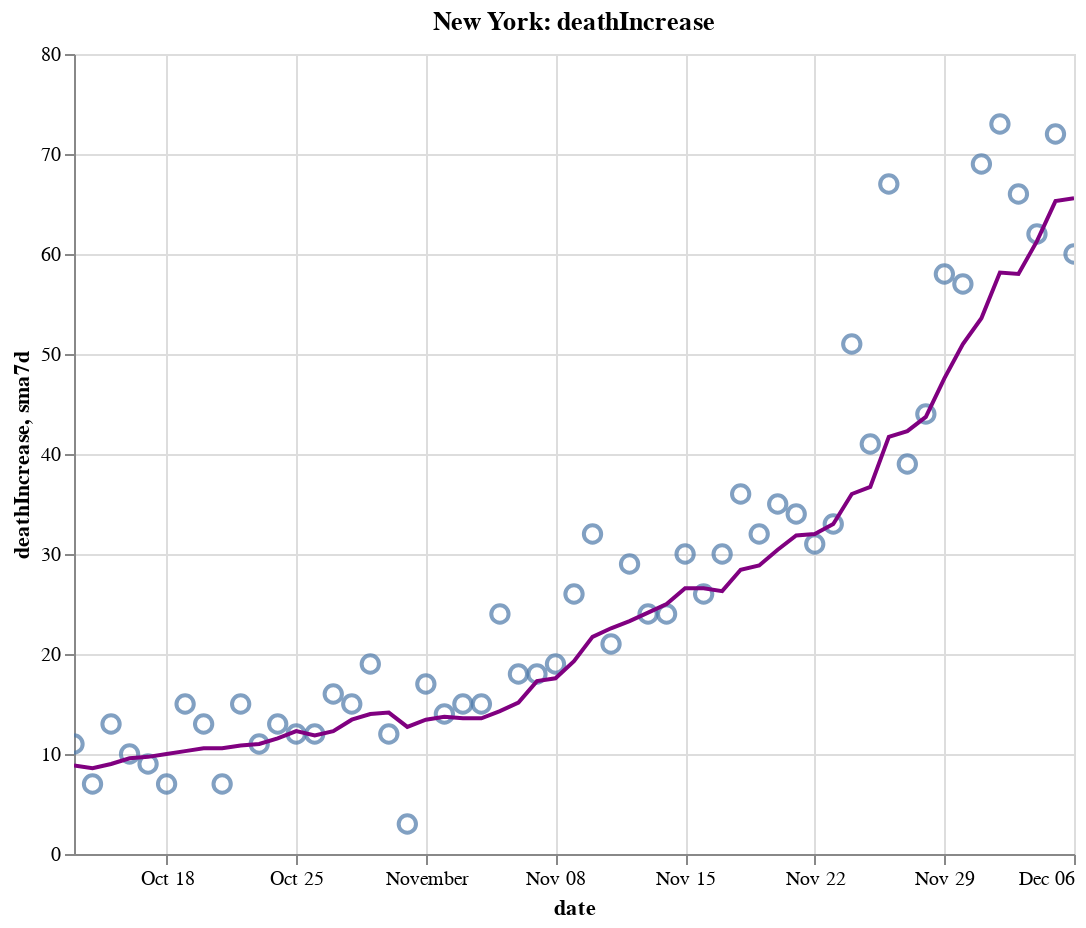

Here is the notebook cell this chart was saved with:
### Code cell
create_plot(ny, 'deathIncrease')

### Figure 1 — Vega-Lite specification as saved in the notebook (floating-point values rounded to 4 significant figures)
{"config": {"view": {"continuousWidth": 400, "continuousHeight": 300}}, "layer": [{"layer": [{"mark": {"type": "point", "size": 75}, "encoding": {"tooltip": [{"type": "temporal", "field": "date"}, {"type": "quantitative", "field": "deathIncrease"}, {"type": "quantitative", "field": "sma7d"}], "x": {"type": "temporal", "field": "date"}, "y": {"type": "quantitative", "field": "deathIncrease"}}, "selection": {"selector012": {"type": "interval", "bind": "scales", "encodings": ["x", "y"]}}}, {"mark": {"type": "line", "color": "purple"}, "encoding": {"x": {"type": "temporal", "field": "date"}, "y": {"type": "quantitative", "field": "sma7d"}}}]}, {"mark": {"type": "rule", "color": "#aaa"}, "encoding": {"x": {"type": "temporal", "field": "date"}}, "transform": [{"filter": {"selection": "selector011"}}]}, {"mark": "circle", "encoding": {"opacity": {"condition": {"value": 1, "selection": "selector011"}, "value": 0}, "tooltip": [{"type": "temporal", "field": "date"}, {"type": "quantitative", "field": "deathIncrease"}, {"type": "quantitative", "field": "sma7d"}], "x": {"type": "temporal", "field": "date"}, "y": {"type": "quantitative", "field": "deathIncrease"}}, "selection": {"selector011": {"type": "single", "encodings": ["x"], "on": "mouseover", "nearest": true, "empty": "none"}}}, {"mark": {"type": "text", "align": "left", "dx": 5, "dy": -5, "stroke": "white", "strokeWidth": 2}, "encoding": {"text": {"type": "quantitative", "field": "deathIncrease"}, "tooltip": [{"type": "temporal", "field": "date"}, {"type": "quantitative", "field": "deathIncrease"}, {"type": "quantitative", "field": "sma7d"}], "x": {"type": "temporal", "field": "date"}, "y": {"type": "quantitative", "field": "deathIncrease"}}, "transform": [{"filter": {"selection": "selector011"}}]}, {"mark": {"type": "text", "align": "left", "dx": 5, "dy": -5}, "encoding": {"text": {"type": "quantitative", "field": "deathIncrease"}, "tooltip": [{"type": "temporal", "field": "date"}, {"type": "quantitative", "field": "deathIncrease"}, {"type": "quantitative", "field": "sma7d"}], "x": {"type": "temporal", "field": "date"}, "y": {"type": "quantitative", "field": "deathIncrease"}}, "transform": [{"filter": {"selection": "selector011"}}]}], "data": {"name": "data-290b19d510f1fedeecfa700948fb1e4d"}, "height": 400, "title": "New York: deathIncrease", "width": 500, "$schema": "https://vega.github.io/schema/vega-lite/v4.8.1.json", "datasets": {"data-290b19d510f1fedeecfa700948fb1e4d": [{"date": "2020-10-13T00:00:00", "totalTestResultsIncrease": 99070.0, "positiveIncrease": 1393.0, "death": 25600.0, "deathIncrease": 11.0, "positiveRate": 0.014, "state": "New York", "sma7d": 8.857}, {"date": "2020-10-14T00:00:00", "totalTestResultsIncrease": 111700.0, "positiveIncrease": 1232.0, "death": 25600.0, "deathIncrease": 7.0, "positiveRate": 0.011, "state": "New York", "sma7d": 8.571}, {"date": "2020-10-15T00:00:00", "totalTestResultsIncrease": 133200.0, "positiveIncrease": 1460.0, "death": 25620.0, "deathIncrease": 13.0, "positiveRate": 0.011, "state": "New York", "sma7d": 9.0}, {"date": "2020-10-16T00:00:00", "totalTestResultsIncrease": 136000.0, "positiveIncrease": 1707.0, "death": 25630.0, "deathIncrease": 10.0, "positiveRate": 0.013, "state": "New York", "sma7d": 9.571}, {"date": "2020-10-17T00:00:00", "totalTestResultsIncrease": 160000.0, "positiveIncrease": 1784.0, "death": 25640.0, "deathIncrease": 9.0, "positiveRate": 0.011, "state": "New York", "sma7d": 9.714}, {"date": "2020-10-18T00:00:00", "totalTestResultsIncrease": 128800.0, "positiveIncrease": 1390.0, "death": 25640.0, "deathIncrease": 7.0, "positiveRate": 0.011, "state": "New York", "sma7d": 10.0}, {"date": "2020-10-19T00:00:00", "totalTestResultsIncrease": 82010.0, "positiveIncrease": 998.0, "death": 25660.0, "deathIncrease": 15.0, "positiveRate": 0.012, "state": "New York", "sma7d": 10.29}, {"date": "2020-10-20T00:00:00", "totalTestResultsIncrease": 90540.0, "positiveIncrease": 1201.0, "death": 25670.0, "deathIncrease": 13.0, "positiveRate": 0.013, "state": "New York", "sma7d": 10.57}, {"date": "2020-10-21T00:00:00", "totalTestResultsIncrease": 124800.0, "positiveIncrease": 2026.0, "death": 25680.0, "deathIncrease": 7.0, "positiveRate": 0.016, "state": "New York", "sma7d": 10.57}, {"date": "2020-10-22T00:00:00", "totalTestResultsIncrease": 135300.0, "positiveIncrease": 1628.0, "death": 25690.0, "deathIncrease": 15.0, "positiveRate": 0.012, "state": "New York", "sma7d": 10.86}, {"date": "2020-10-23T00:00:00", "totalTestResultsIncrease": 141500.0, "positiveIncrease": 1637.0, "death": 25700.0, "deathIncrease": 11.0, "positiveRate": 0.012, "state": "New York", "sma7d": 11.0}, {"date": "2020-10-24T00:00:00", "totalTestResultsIncrease": 156900.0, "positiveIncrease": 2061.0, "death": 25720.0, "deathIncrease": 13.0, "positiveRate": 0.013, "state": "New York", "sma7d": 11.57}, {"date": "2020-10-25T00:00:00", "totalTestResultsIncrease": 120800.0, "positiveIncrease": 1632.0, "death": 25730.0, "deathIncrease": 12.0, "positiveRate": 0.014, "state": "New York", "sma7d": 12.29}, {"date": "2020-10-26T00:00:00", "totalTestResultsIncrease": 82120.0, "positiveIncrease": 1191.0, "death": 25740.0, "deathIncrease": 12.0, "positiveRate": 0.015, "state": "New York", "sma7d": 11.86}, {"date": "2020-10-27T00:00:00", "totalTestResultsIncrease": 111600.0, "positiveIncrease": 1991.0, "death": 25760.0, "deathIncrease": 16.0, "positiveRate": 0.018, "state": "New York", "sma7d": 12.29}, {"date": "2020-10-28T00:00:00", "totalTestResultsIncrease": 129700.0, "positiveIncrease": 2031.0, "death": 25770.0, "deathIncrease": 15.0, "positiveRate": 0.016, "state": "New York", "sma7d": 13.43}, {"date": "2020-10-29T00:00:00", "totalTestResultsIncrease": 168400.0, "positiveIncrease": 2499.0, "death": 25790.0, "deathIncrease": 19.0, "positiveRate": 0.015, "state": "New York", "sma7d": 14.0}, {"date": "2020-10-30T00:00:00", "totalTestResultsIncrease": 146900.0, "positiveIncrease": 2255.0, "death": 25800.0, "deathIncrease": 12.0, "positiveRate": 0.015, "state": "New York", "sma7d": 14.14}, {"date": "2020-10-31T00:00:00", "totalTestResultsIncrease": 137000.0, "positiveIncrease": 2049.0, "death": 25810.0, "deathIncrease": 3.0, "positiveRate": 0.015, "state": "New York", "sma7d": 12.71}, {"date": "2020-11-01T00:00:00", "totalTestResultsIncrease": 148900.0, "positiveIncrease": 2255.0, "death": 25820.0, "deathIncrease": 17.0, "positiveRate": 0.015, "state": "New York", "sma7d": 13.43}, {"date": "2020-11-02T00:00:00", "totalTestResultsIncrease": 96100.0, "positiveIncrease": 1633.0, "death": 25840.0, "deathIncrease": 14.0, "positiveRate": 0.017, "state": "New York", "sma7d": 13.71}, {"date": "2020-11-03T00:00:00", "totalTestResultsIncrease": 127900.0, "positiveIncrease": 2321.0, "death": 25850.0, "deathIncrease": 15.0, "positiveRate": 0.018, "state": "New York", "sma7d": 13.57}, {"date": "2020-11-04T00:00:00", "totalTestResultsIncrease": 133500.0, "positiveIncrease": 2126.0, "death": 25870.0, "deathIncrease": 15.0, "positiveRate": 0.016, "state": "New York", "sma7d": 13.57}, {"date": "2020-11-05T00:00:00", "totalTestResultsIncrease": 161000.0, "positiveIncrease": 2997.0, "death": 25890.0, "deathIncrease": 24.0, "positiveRate": 0.019, "state": "New York", "sma7d": 14.29}, {"date": "2020-11-06T00:00:00", "totalTestResultsIncrease": 160700.0, "positiveIncrease": 3209.0, "death": 25910.0, "deathIncrease": 18.0, "positiveRate": 0.02, "state": "New York", "sma7d": 15.14}, {"date": "2020-11-07T00:00:00", "totalTestResultsIncrease": 163300.0, "positiveIncrease": 3587.0, "death": 25930.0, "deathIncrease": 18.0, "positiveRate": 0.022, "state": "New York", "sma7d": 17.29}, {"date": "2020-11-08T00:00:00", "totalTestResultsIncrease": 145600.0, "positiveIncrease": 3428.0, "death": 25950.0, "deathIncrease": 19.0, "positiveRate": 0.024, "state": "New York", "sma7d": 17.57}, {"date": "2020-11-09T00:00:00", "totalTestResultsIncrease": 111400.0, "positiveIncrease": 3144.0, "death": 25970.0, "deathIncrease": 26.0, "positiveRate": 0.028, "state": "New York", "sma7d": 19.29}, {"date": "2020-11-10T00:00:00", "totalTestResultsIncrease": 128000.0, "positiveIncrease": 3965.0, "death": 26000.0, "deathIncrease": 32.0, "positiveRate": 0.031, "state": "New York", "sma7d": 21.71}, {"date": "2020-11-11T00:00:00", "totalTestResultsIncrease": 164300.0, "positiveIncrease": 4820.0, "death": 26030.0, "deathIncrease": 21.0, "positiveRate": 0.029, "state": "New York", "sma7d": 22.57}, {"date": "2020-11-12T00:00:00", "totalTestResultsIncrease": 162600.0, "positiveIncrease": 4797.0, "death": 26060.0, "deathIncrease": 29.0, "positiveRate": 0.029, "state": "New York", "sma7d": 23.29}, {"date": "2020-11-13T00:00:00", "totalTestResultsIncrease": 203700.0, "positiveIncrease": 5401.0, "death": 26080.0, "deathIncrease": 24.0, "positiveRate": 0.027, "state": "New York", "sma7d": 24.14}, {"date": "2020-11-14T00:00:00", "totalTestResultsIncrease": 184200.0, "positiveIncrease": 5388.0, "death": 26100.0, "deathIncrease": 24.0, "positiveRate": 0.029, "state": "New York", "sma7d": 25.0}, {"date": "2020-11-15T00:00:00", "totalTestResultsIncrease": 133200.0, "positiveIncrease": 3649.0, "death": 26130.0, "deathIncrease": 30.0, "positiveRate": 0.027, "state": "New York", "sma7d": 26.57}, {"date": "2020-11-16T00:00:00", "totalTestResultsIncrease": 124600.0, "positiveIncrease": 3490.0, "death": 26160.0, "deathIncrease": 26.0, "positiveRate": 0.028, "state": "New York", "sma7d": 26.57}, {"date": "2020-11-17T00:00:00", "totalTestResultsIncrease": 159900.0, "positiveIncrease": 5088.0, "death": 26190.0, "deathIncrease": 30.0, "positiveRate": 0.032, "state": "New York", "sma7d": 26.29}, {"date": "2020-11-18T00:00:00", "totalTestResultsIncrease": 154400.0, "positiveIncrease": 5294.0, "death": 26220.0, "deathIncrease": 36.0, "positiveRate": 0.034, "state": "New York", "sma7d": 28.43}, {"date": "2020-11-19T00:00:00", "totalTestResultsIncrease": 195200.0, "positiveIncrease": 5310.0, "death": 26260.0, "deathIncrease": 32.0, "positiveRate": 0.027, "state": "New York", "sma7d": 28.86}, {"date": "2020-11-20T00:00:00", "totalTestResultsIncrease": 205500.0, "positiveIncrease": 5468.0, "death": 26290.0, "deathIncrease": 35.0, "positiveRate": 0.027, "state": "New York", "sma7d": 30.43}, {"date": "2020-11-21T00:00:00", "totalTestResultsIncrease": 207900.0, "positiveIncrease": 5972.0, "death": 26330.0, "deathIncrease": 34.0, "positiveRate": 0.029, "state": "New York", "sma7d": 31.86}, {"date": "2020-11-22T00:00:00", "totalTestResultsIncrease": 196600.0, "positiveIncrease": 5392.0, "death": 26360.0, "deathIncrease": 31.0, "positiveRate": 0.027, "state": "New York", "sma7d": 32.0}, {"date": "2020-11-23T00:00:00", "totalTestResultsIncrease": 191500.0, "positiveIncrease": 5906.0, "death": 26390.0, "deathIncrease": 33.0, "positiveRate": 0.031, "state": "New York", "sma7d": 33.0}, {"date": "2020-11-24T00:00:00", "totalTestResultsIncrease": 164800.0, "positiveIncrease": 4881.0, "death": 26440.0, "deathIncrease": 51.0, "positiveRate": 0.03, "state": "New York", "sma7d": 36.0}, {"date": "2020-11-25T00:00:00", "totalTestResultsIncrease": 173100.0, "positiveIncrease": 6265.0, "death": 26480.0, "deathIncrease": 41.0, "positiveRate": 0.036, "state": "New York", "sma7d": 36.71}, {"date": "2020-11-26T00:00:00", "totalTestResultsIncrease": 217700.0, "positiveIncrease": 6933.0, "death": 26550.0, "deathIncrease": 67.0, "positiveRate": 0.032, "state": "New York", "sma7d": 41.71}, {"date": "2020-11-27T00:00:00", "totalTestResultsIncrease": 219400.0, "positiveIncrease": 8176.0, "death": 26590.0, "deathIncrease": 39.0, "positiveRate": 0.037, "state": "New York", "sma7d": 42.29}, {"date": "2020-11-28T00:00:00", "totalTestResultsIncrease": 152400.0, "positiveIncrease": 6063.0, "death": 26630.0, "deathIncrease": 44.0, "positiveRate": 0.04, "state": "New York", "sma7d": 43.71}, {"date": "2020-11-29T00:00:00", "totalTestResultsIncrease": 157300.0, "positiveIncrease": 6723.0, "death": 26690.0, "deathIncrease": 58.0, "positiveRate": 0.043, "state": "New York", "sma7d": 47.57}, {"date": "2020-11-30T00:00:00", "totalTestResultsIncrease": 149000.0, "positiveIncrease": 6819.0, "death": 26750.0, "deathIncrease": 57.0, "positiveRate": 0.046, "state": "New York", "sma7d": 51.0}, {"date": "2020-12-01T00:00:00", "totalTestResultsIncrease": 146700.0, "positiveIncrease": 7285.0, "death": 26820.0, "deathIncrease": 69.0, "positiveRate": 0.05, "state": "New York", "sma7d": 53.57}, {"date": "2020-12-02T00:00:00", "totalTestResultsIncrease": 193600.0, "positiveIncrease": 8973.0, "death": 26890.0, "deathIncrease": 73.0, "positiveRate": 0.046, "state": "New York", "sma7d": 58.14}, {"date": "2020-12-03T00:00:00", "totalTestResultsIncrease": 203400.0, "positiveIncrease": 9855.0, "death": 26960.0, "deathIncrease": 66.0, "positiveRate": 0.048, "state": "New York", "sma7d": 58.0}, {"date": "2020-12-04T00:00:00", "totalTestResultsIncrease": 208300.0, "positiveIncrease": 11270.0, "death": 27020.0, "deathIncrease": 62.0, "positiveRate": 0.054, "state": "New York", "sma7d": 61.29}, {"date": "2020-12-05T00:00:00", "totalTestResultsIncrease": 215400.0, "positiveIncrease": 10760.0, "death": 27090.0, "deathIncrease": 72.0, "positiveRate": 0.05, "state": "New York", "sma7d": 65.29}, {"date": "2020-12-06T00:00:00", "totalTestResultsIncrease": 205800.0, "positiveIncrease": 9702.0, "death": 27150.0, "deathIncrease": 60.0, "positiveRate": 0.047, "state": "New York", "sma7d": 65.57}]}}
